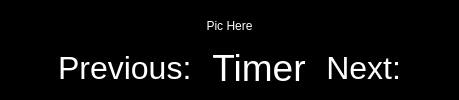
<?xml version="1.0" encoding="UTF-8"?>
<ui version="4.0">
 <class>Form</class>
 <widget class="QWidget" name="Form">
  <property name="windowTitle">
   <string>Form</string>
  </property>
  <property name="styleSheet">
   <string notr="true">background-color: black;</string>
  </property>
  <layout class="QGridLayout" name="gridLayout">
   <item row="0" column="0">
    <layout class="QVBoxLayout" name="verticalLayout">
     <item>
      <layout class="QHBoxLayout" name="horizontalLayout">
       <item>
        <widget class="QLabel" name="lyrics_image">
         <property name="sizePolicy">
          <sizepolicy hsizetype="Minimum" vsizetype="Minimum">
           <horstretch>0</horstretch>
           <verstretch>0</verstretch>
          </sizepolicy>
         </property>
         <property name="styleSheet">
          <string notr="true">color: white;</string>
         </property>
         <property name="text">
          <string>Pic Here</string>
         </property>
         <property name="alignment">
          <set>Qt::AlignCenter</set>
         </property>
        </widget>
       </item>
      </layout>
     </item>
     <item>
      <layout class="QVBoxLayout" name="verticalLayout_2">
       <property name="spacing">
        <number>20</number>
       </property>
       <item>
        <layout class="QHBoxLayout" name="horizontalLayout_2">
         <property name="spacing">
          <number>20</number>
         </property>
         <property name="leftMargin">
          <number>20</number>
         </property>
         <property name="rightMargin">
          <number>20</number>
         </property>
         <item>
          <widget class="QLabel" name="left_arrow">
           <property name="maximumSize">
            <size>
             <width>64</width>
             <height>64</height>
            </size>
           </property>
           <property name="styleSheet">
            <string notr="true"> image: url(&quot;Icons/left_white.png&quot;);
color: white;</string>
           </property>
           <property name="text">
            <string/>
           </property>
          </widget>
         </item>
         <item>
          <widget class="QLabel" name="lb_previous_song">
           <property name="font">
            <font>
             <pointsize>24</pointsize>
            </font>
           </property>
           <property name="styleSheet">
            <string notr="true">color: white;</string>
           </property>
           <property name="text">
            <string>Previous:</string>
           </property>
          </widget>
         </item>
         <item>
          <widget class="QLabel" name="stopwatch_label">
           <property name="maximumSize">
            <size>
             <width>16777215</width>
             <height>100</height>
            </size>
           </property>
           <property name="font">
            <font>
             <family>Arial</family>
             <pointsize>28</pointsize>
            </font>
           </property>
           <property name="styleSheet">
            <string notr="true">color: white;</string>
           </property>
           <property name="text">
            <string>Timer</string>
           </property>
           <property name="alignment">
            <set>Qt::AlignCenter</set>
           </property>
           <property name="margin">
            <number>15</number>
           </property>
          </widget>
         </item>
         <item>
          <widget class="QLabel" name="lb_next_song">
           <property name="font">
            <font>
             <pointsize>24</pointsize>
            </font>
           </property>
           <property name="styleSheet">
            <string notr="true">color: white;</string>
           </property>
           <property name="text">
            <string>Next:</string>
           </property>
           <property name="alignment">
            <set>Qt::AlignRight|Qt::AlignTrailing|Qt::AlignVCenter</set>
           </property>
          </widget>
         </item>
         <item>
          <widget class="QLabel" name="right_arrow">
           <property name="maximumSize">
            <size>
             <width>64</width>
             <height>64</height>
            </size>
           </property>
           <property name="styleSheet">
            <string notr="true"> image: url(&quot;Icons/right_white.png&quot;);
color: white;</string>
           </property>
           <property name="text">
            <string/>
           </property>
          </widget>
         </item>
        </layout>
       </item>
      </layout>
     </item>
    </layout>
   </item>
  </layout>
 </widget>
 <resources/>
 <connections/>
</ui>
